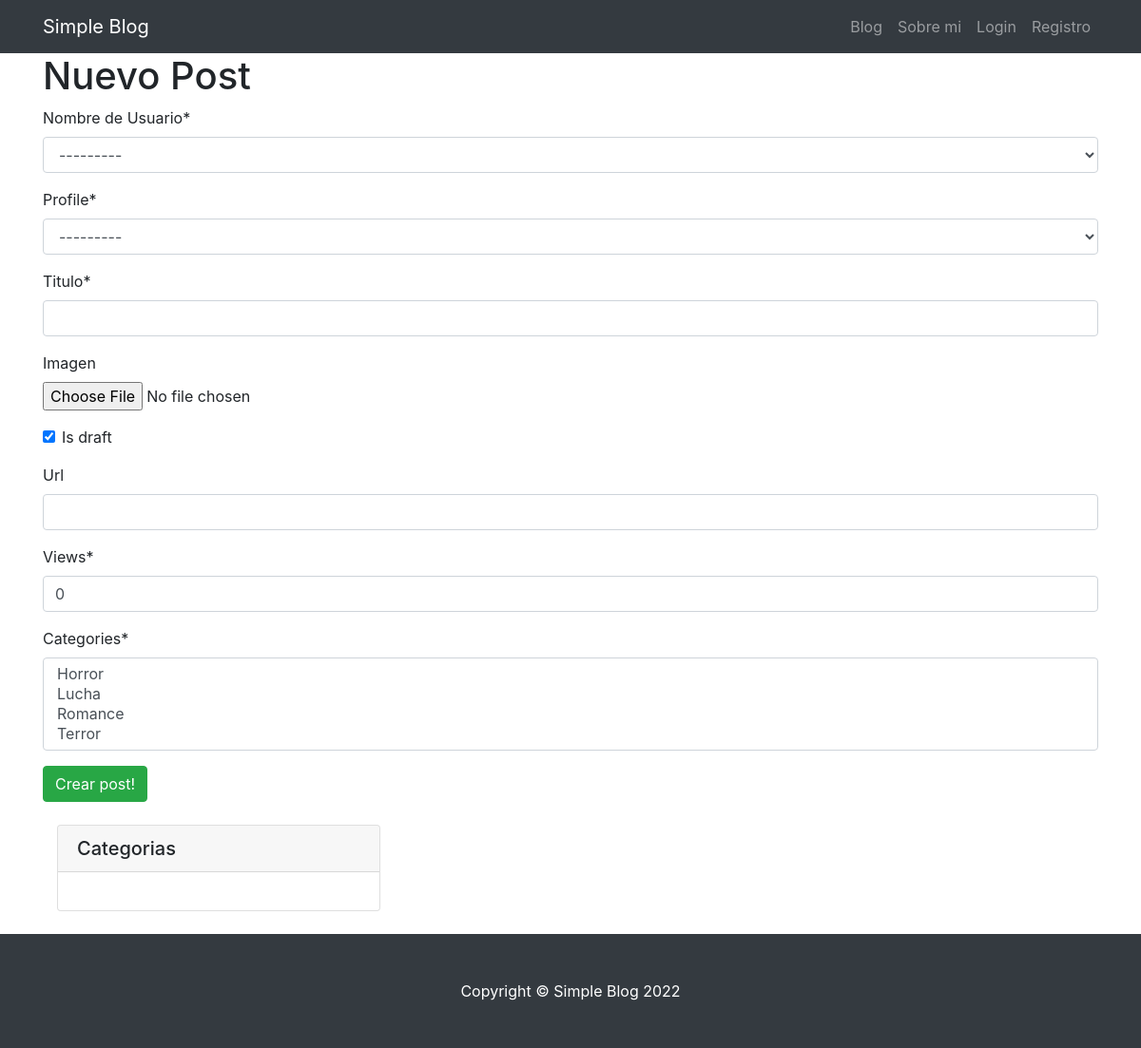
Before: /posts/add/ with the older database file.
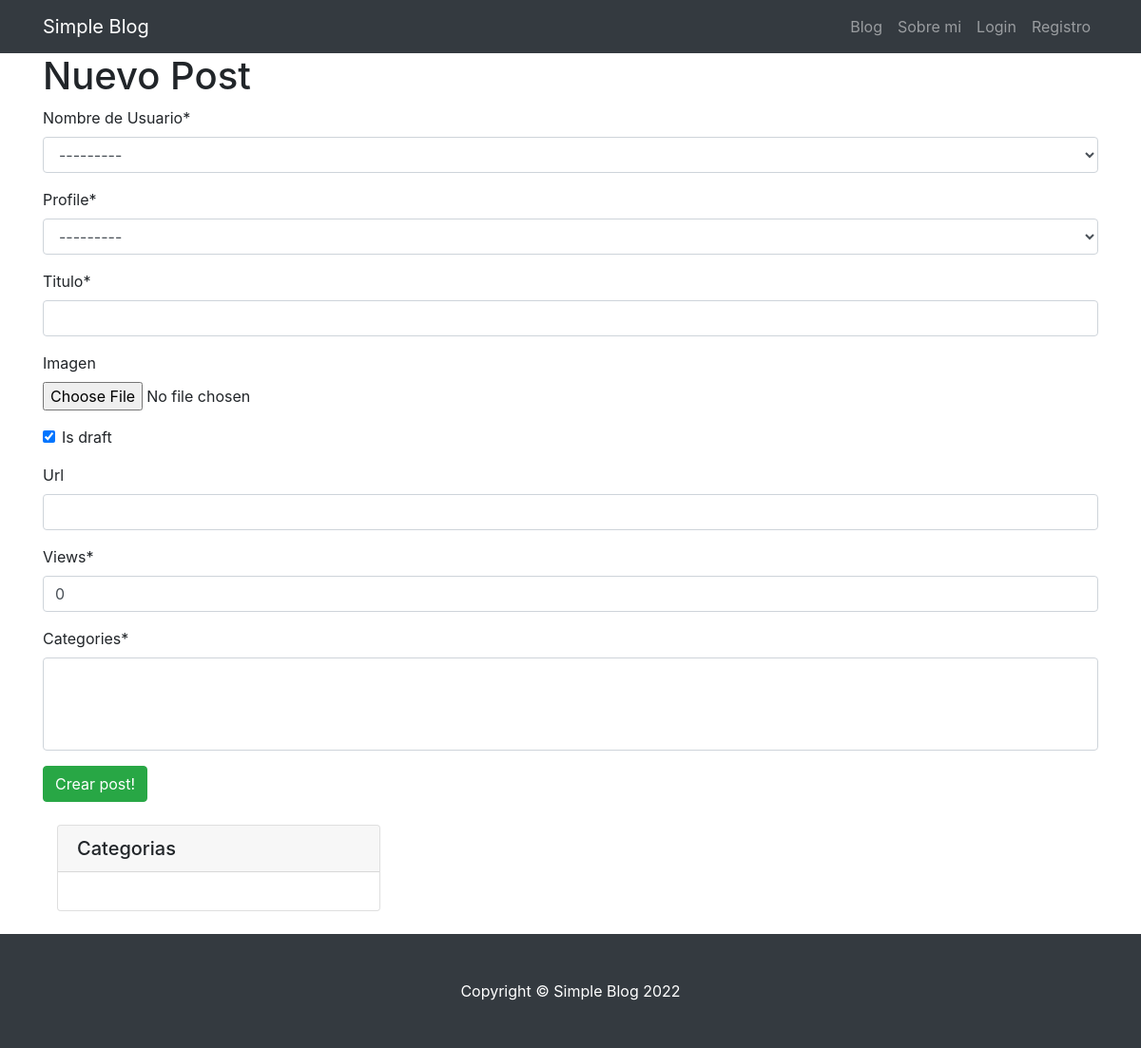
After: the same page with the newer database file.
### users/models.py (models this page shows)
class Profile(models.Model):
    user = models.OneToOneField(User, on_delete=models.PROTECT)
    website = models.URLField(max_length=200, blank=True)
    photo = models.ImageField(upload_to='users/pictures', blank=True, null=True)
    data_modified = models.DateTimeField(auto_now=True)
    def __str__(self):
        return self.user.username

### posts/views.py (the view)
# urls.py: path('posts/add/', AddPostView.as_view(), name='add_post'),
class AddPostView(CreateView):
    template_name = 'posts/add.html'
    model = Post
    fields = '__all__'
    success_url = reverse_lazy('posts:blog')

### categories/models.py (called while the page is built)
    def __str__(self):
        return self.name

### templates/posts/add.html (shortened to what this page needs)
{% extends 'base.html' %}
{% load crispy_forms_tags %}
{% block content %}
    <h1>Nuevo Post</h1>
    <form method="post" action="" class="mt-2" autocomplete="off" enctype="multipart/form-data">
        {{ form | crispy }}
        <button type="submit" class="btn btn-success">Crear post!</button>
    </form>
{% endblock %}

Changed rows visible on the page:
removed Profile: user "---------"
Other visible differences:
form field user: (not shown) → "---------"
form field categories: "Horror / Lucha / Romance / Terror" → (not shown)
